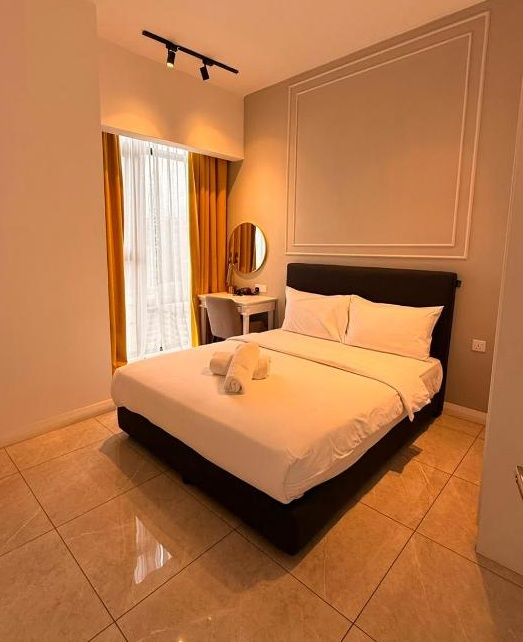
#> input picture Asset_Pictures_Narmaa/Axon/Axon10.jpg, 523 x 642 px, found by its file name
$ python convert_homestay_images.py
#> lines starting #> are read from the running program, lines starting #| are printed output that depends on the picture
"""
convert_homestay_images.py
Converts Axon and Reizz JPG photos to WEBP for the Narmaa homestay pages.

Axon:
  - Axon10.jpg  → axon-cover.webp    (card cover photo)
  - Axon1.jpg   → axon-main-1.webp   (static pin 1 in gallery)
  - Axon2.jpg   → axon-main-2.webp   (static pin 2 in gallery)
  - Axon3–9, 11–13 → axon-3.webp … axon-13.webp (shuffled)

Reizz:
  - Reizz Main.jpg   → reizz-cover.webp    (card cover photo)
  - Reizz Main.jpg   → reizz-main-1.webp   (static pin 1 in gallery)
  - Reizz Main 2.jpg → reizz-main-2.webp   (static pin 2 in gallery)
  - All other Reizz images → reizz-N.webp  (shuffled)
"""

import os
from PIL import Image

MAX_SIZE = 1920
QUALITY = 85

SRC_BASE = "C:/Users/jobay/OneDrive/Desktop/Narmaa/Asset_Pictures_Narmaa"
DST_BASE = "C:/Users/jobay/OneDrive/Desktop/Narmaa/public/images/homestays"

AXON_SRC = os.path.join(SRC_BASE, "Axon")
AXON_DST = os.path.join(DST_BASE, "axon")

REIZZ_SRC = os.path.join(SRC_BASE, "Reizz")
REIZZ_DST = os.path.join(DST_BASE, "reizz")

os.makedirs(AXON_DST, exist_ok=True)
os.makedirs(REIZZ_DST, exist_ok=True)


def convert(src, dst):
    try:
        with Image.open(src) as im:
#> im is the input picture: PIL image 523x642 RGB; mean R, G, B 181.1, 118.6, 72.7
            if im.width > MAX_SIZE or im.height > MAX_SIZE:
                im.thumbnail((MAX_SIZE, MAX_SIZE), Image.Resampling.LANCZOS)
            im = im.convert("RGB")
            im.save(dst, "webp", quality=QUALITY)
            print(f"  ✓  {os.path.basename(src):30s}  →  {os.path.basename(dst)}")
    except Exception as e:
        print(f"  ✗  ERROR {src}: {e}")


print("\n── Axon ─────────────────────────────────────────────────────────────")

# Cover photo (card thumbnail)
convert(os.path.join(AXON_SRC, "Axon10.jpg"),   os.path.join(AXON_DST, "axon-cover.webp"))

# Static pins (always first in detail page gallery)
convert(os.path.join(AXON_SRC, "Axon1.jpg"),    os.path.join(AXON_DST, "axon-main-1.webp"))
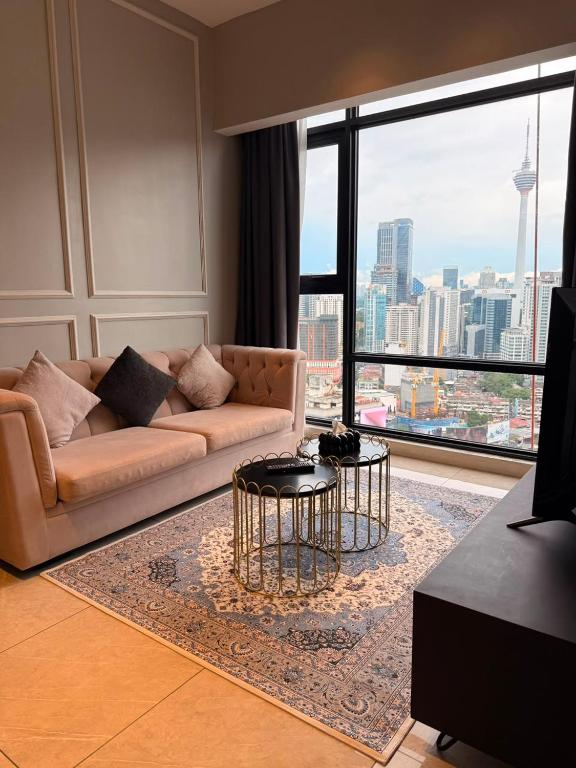
#> input picture Asset_Pictures_Narmaa/Axon/Axon1.jpg, 576 x 768 px, found by its file name
#> in convert, im is the input picture: PIL image 576x768 RGB; mean R, G, B 143.1, 117.2, 102.8
convert(os.path.join(AXON_SRC, "Axon2.jpg"),    os.path.join(AXON_DST, "axon-main-2.webp"))
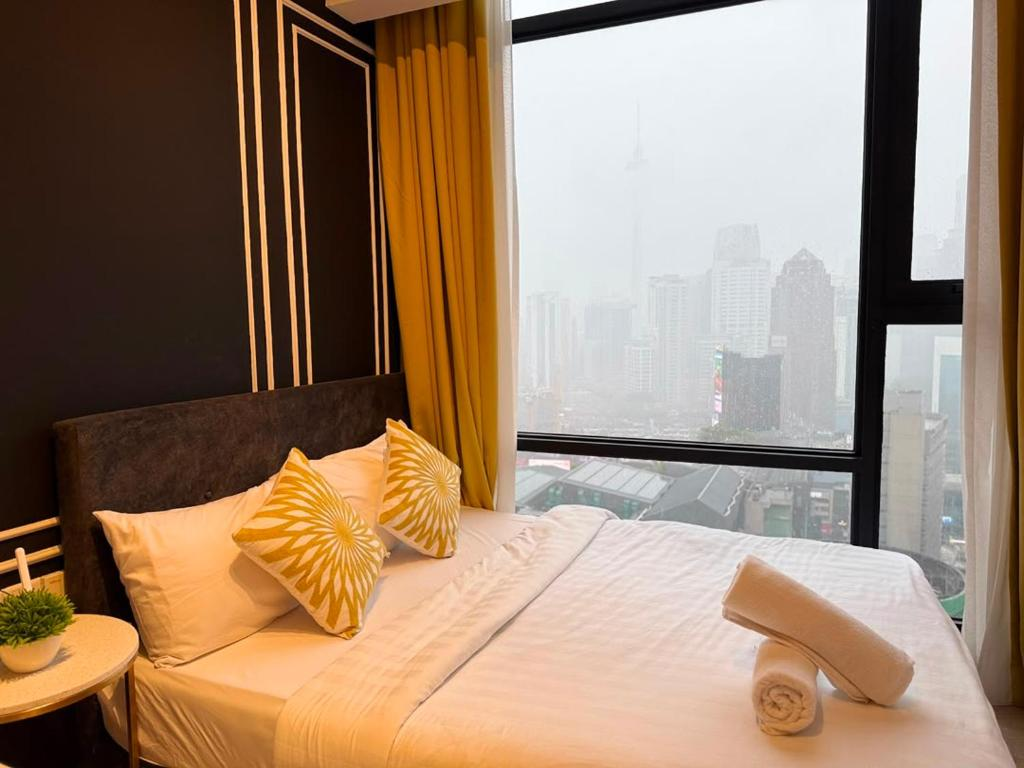
#> input picture Asset_Pictures_Narmaa/Axon/Axon2.jpg, 1024 x 768 px, found by its file name
#> in convert, im is the input picture: PIL image 1024x768 RGB; mean R, G, B 154.5, 129, 106.8

# Shuffled gallery images
for n in [3, 4, 5, 6, 7, 8, 9, 11, 12, 13]:
    convert(os.path.join(AXON_SRC, f"Axon{n}.jpg"), os.path.join(AXON_DST, f"axon-{n}.webp"))

print("\n── Reizz ────────────────────────────────────────────────────────────")

# Cover photo (card thumbnail)
convert(os.path.join(REIZZ_SRC, "Reizz Main.jpg"),    os.path.join(REIZZ_DST, "reizz-cover.webp"))
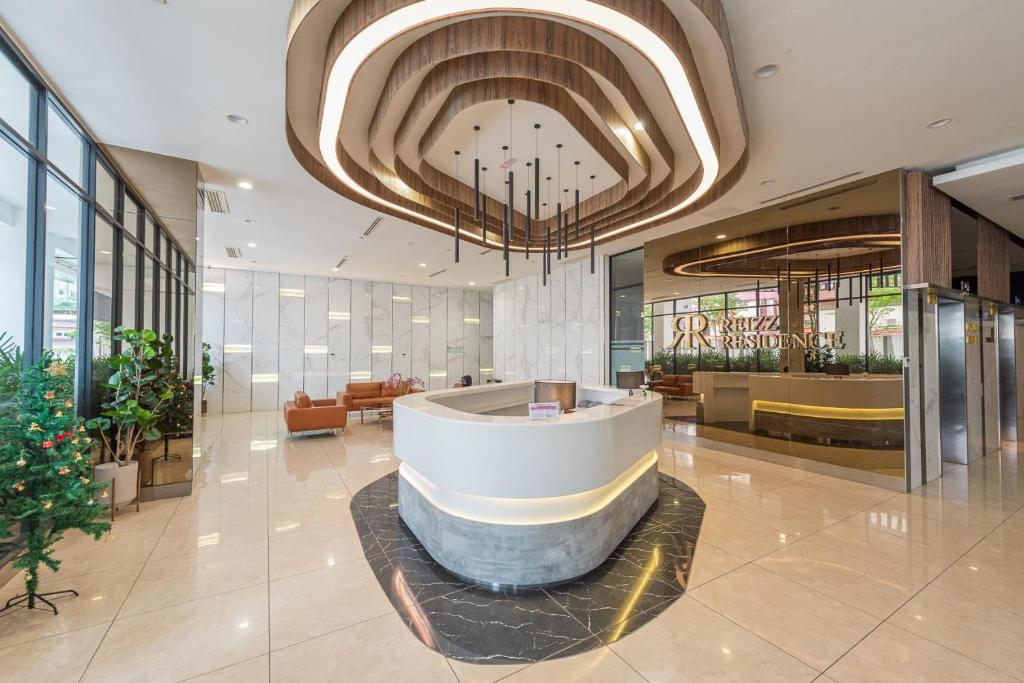
#> input picture Asset_Pictures_Narmaa/Reizz/Reizz Main.jpg, 1024 x 683 px, found by its file name
#> in convert, im is the input picture: PIL image 1024x683 RGB; mean R, G, B 162.6, 149.9, 134.7

# Static pins
convert(os.path.join(REIZZ_SRC, "Reizz Main.jpg"),    os.path.join(REIZZ_DST, "reizz-main-1.webp"))
convert(os.path.join(REIZZ_SRC, "Reizz Main 2.jpg"),  os.path.join(REIZZ_DST, "reizz-main-2.webp"))
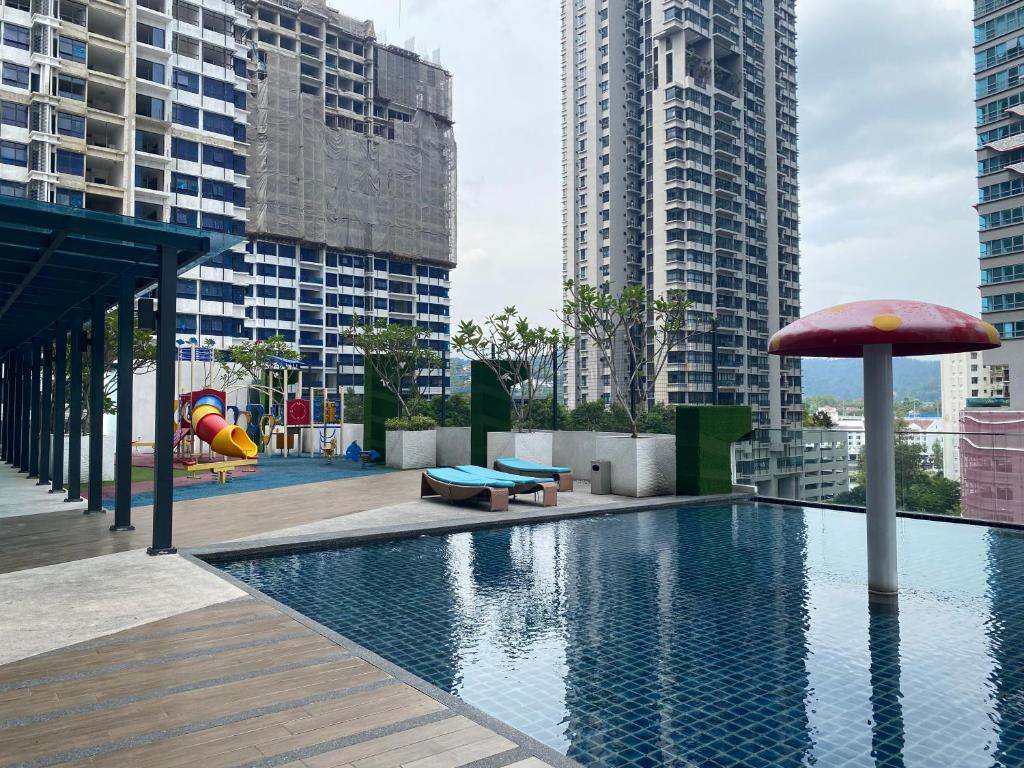
#> input picture Asset_Pictures_Narmaa/Reizz/Reizz Main 2.jpg, 1024 x 768 px, found by its file name
#> in convert, im is the input picture: PIL image 1024x768 RGB; mean R, G, B 118.2, 131.6, 139.9

# Shuffled gallery images (space in some filenames)
shuffled_reizz = [
    ("Reizz 1.jpg",  "reizz-1.webp"),
    ("Reizz 2.jpg",  "reizz-2.webp"),
    ("Reizz 3.jpg",  "reizz-3.webp"),
    ("Reizz 5.jpg",  "reizz-5.webp"),
    ("reizz 6.jpg",  "reizz-6.webp"),
    ("reizz 7.jpg",  "reizz-7.webp"),
    ("Reizz 8.jpg",  "reizz-8.webp"),
    ("Reizz 9.jpg",  "reizz-9.webp"),
    ("reizz 10.jpg", "reizz-10.webp"),
    ("Reizz 11.jpg", "reizz-11.webp"),
]

for src_name, dst_name in shuffled_reizz:
    convert(os.path.join(REIZZ_SRC, src_name), os.path.join(REIZZ_DST, dst_name))
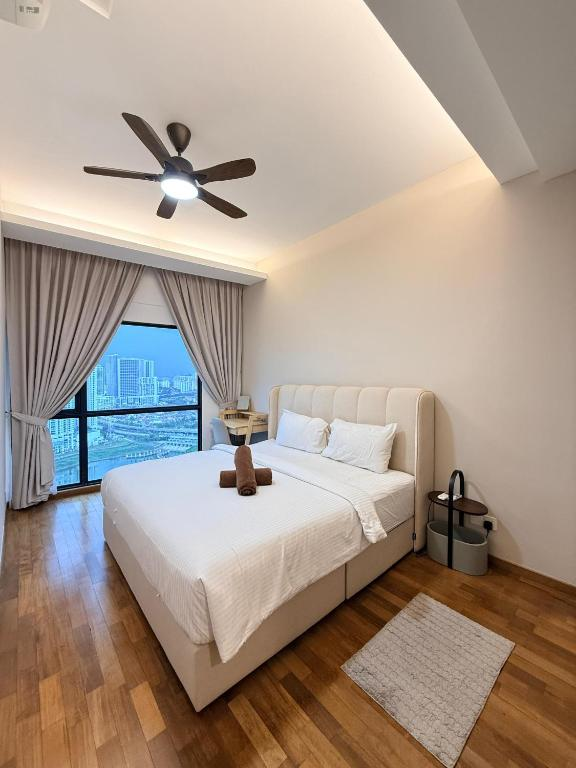
#> input picture Asset_Pictures_Narmaa/Reizz/Reizz 1.jpg, 576 x 768 px, found by its file name
#> in convert, im is the input picture: PIL image 576x768 RGB; mean R, G, B 166.3, 151.1, 138.7

print("\n✅ All done!\n")
